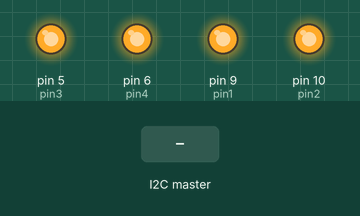
Simulated run of this sketch. Board: Arduino Uno, built with avr-gcc and run on an emulated ATmega328P. Shown: output pins drawn as LEDs (lit = HIGH). The test bench sets the inputs (shaded band).

Above: at 1.2 s.
1.3 s: the I2C master sends the byte 1
At 2.5 s:
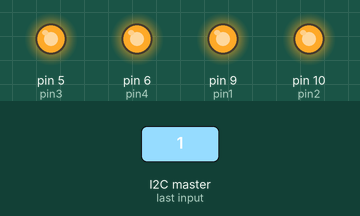
2.8 s: the I2C master sends the byte 200
At 3.8 s:
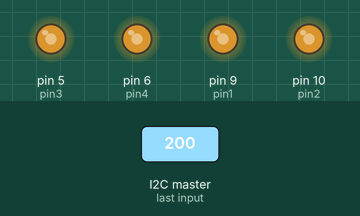
4.3 s: the I2C master sends the byte 2
At 4.9 s:
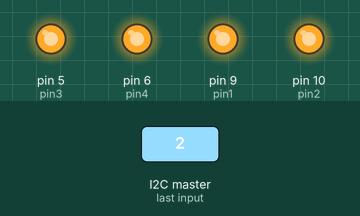
Timing chart, 0 to 7.3 s (numbered marks = the images above; inputs shaded):
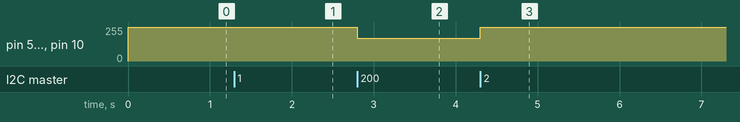

The sketch:

firmware.ino
```cpp
#include <Wire.h>

byte fan1 = 0;
byte fan2 = 0;
byte fan3 = 0;
byte fan4 = 0;
bool dirty = true;

int pin1 = 9;
int pin2 = 10;
int pin3 = 5;
int pin4 = 6;

void setup() {
  Wire.begin(0x08);  // join I2C bus as Slave with address 0x08

  // event handler initializations
  Wire.onReceive(dataRcv);   // register an event handler for received data

  // pinMode
  pinMode(pin1, OUTPUT);
  pinMode(pin2, OUTPUT);
  pinMode(pin3, OUTPUT);
  pinMode(pin4, OUTPUT);
}

void loop() {
  if (dirty) {
    analogWrite(pin1, setpoint2duty(fan1));
    analogWrite(pin2, setpoint2duty(fan1));
    analogWrite(pin3, setpoint2duty(fan1));
    analogWrite(pin4, setpoint2duty(fan1));
    dirty = false;
  }
}

int setpoint2duty(int setpoint) {
  // I accidentally wired it for 0 to 12 v
  // in reality I want 0 to 5
  float factor = 106.0 / 255.0;
  return 255 - (setpoint * factor);
}

//received data handler function
void dataRcv(int numBytes) {
  while (Wire.available()) {
    fan1 = Wire.read();
    fan2 = Wire.read();
    fan3 = Wire.read();
    fan4 = Wire.read();
    dirty = true;
  }
}
```

Measured:
- after the input at 1.3 s, pin 5 (pin3), pin 6 (pin4), pin 9 (pin1), pin 10 (pin2): 255/255 → 254/255 at once
- after the input at 2.8 s, pin 5 (pin3), pin 6 (pin4), pin 9 (pin1), pin 10 (pin2): 254/255 → 171/255 at once
- after the input at 4.3 s, pin 5 (pin3), pin 6 (pin4), pin 9 (pin1), pin 10 (pin2): 171/255 → 254/255 at once
